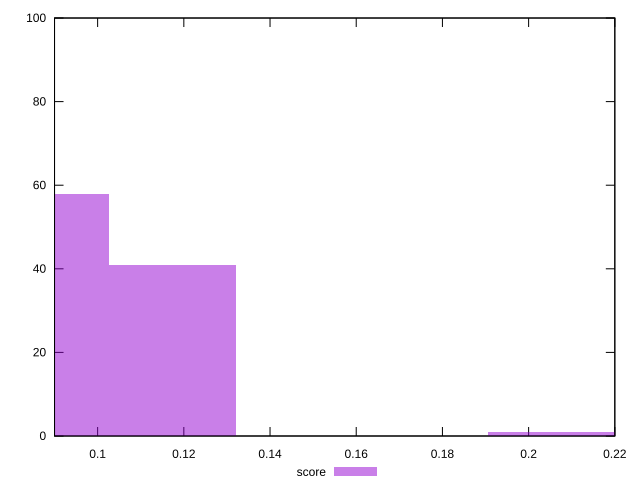

Source code (gnuplot):
reset

$score <<EOF
0.20535787770185004 1
0.08801051901507859 58
0.11734735868677146 41
EOF

set key outside below
set boxwidth 0.029336839671692864
set xrange [0.09:0.22]
set yrange [0:100]
set trange [0:100]
set style fill transparent solid 0.5 noborder
set terminal svg size 640, 490 enhanced background rgb 'white'
set output "reports/report_00031_2021-02-24T23-18-18.084Z/unused-javascript/samples/astro/score/histogram.svg"

plot $score title "score" with boxes

reset
